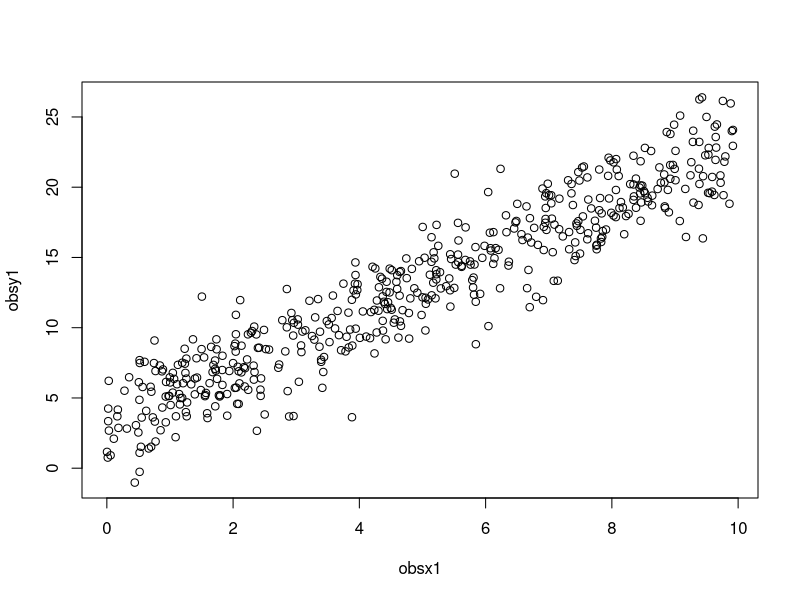

Reproduce this figure in R. (Note: this script raises an error after producing the figure.)
N <- 500

#obsx1 <- runif(N,0,0.7)
obsx1 <- runif(N,0,10)
sd <- 2
obsy1 <- rnorm(N, 3 + 2*obsx1,sd=sd)

plot(obsx1,obsy1)


model.data <- list(obsy = obsy1,    # Response variable
                   obsx =  obsx1
)
#


model <- nimbleCode({
  for (i in 1:500) {
    obsy[i] ~ dnorm(mu[i],pow(sd,-2))
    mu[i] <- a + b*obsx[i]

  }

  sd ~  dunif(1e-3,10)
  a ~  dunif(1e-3,10)
  b ~  dunif(1e-3,10)

})
  inits <- list(a = runif(1,0.01,1),b=1,
              sd = runif(1,0.01,1))

Rmodel <- nimbleModel(code = model,data = model.data, inits = inits,check = FALSE)
compileNimble(Rmodel)

mcmcConf <- configureMCMC(Rmodel, monitors = c("a", "b","sd"))
mcmc_CL <- buildMCMC(mcmcConf)
CRmodel <- compileNimble(mcmc_CL,project = Rmodel)

mcmcChain <- runMCMC(CRmodel ,niter = 10000, nchain = 3, nburnin = 5000,
                     setSeed=15,samplesAsCodaMCMC = TRUE)


S <- ggs(mcmcChain)

ggs_histogram(S)
ggs_traceplot(S)
